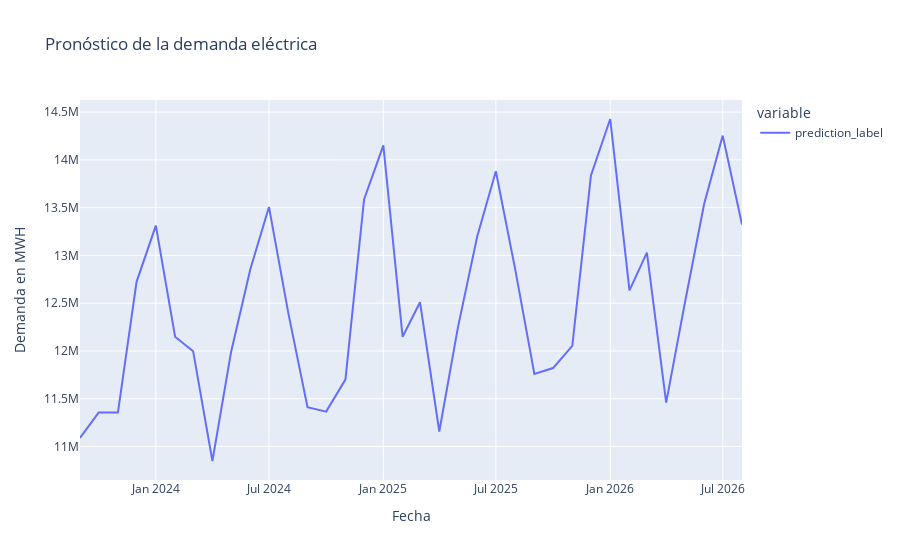

The notebook cell saved with this chart:
### Code cell
fig = px.line(predictions_future, x=predictions_future.fecha, y=["prediction_label"], title="Pronóstico de la demanda eléctrica")
fig.update_xaxes(title_text='Fecha')  # Etiqueta y ubicación de los ticks en el eje x
fig.update_yaxes(title_text='Demanda en MWH')  # Etiqueta y ubicación de los ticks en el eje y
fig.show()

### Figure 1 — Plotly figure (JSON) as saved in the notebook; plotly's stock layout.template omitted (floating-point values rounded to 4 significant figures)
{"data": [{"hovertemplate": "variable=prediction_label<br>fecha=%{x}<br>value=%{y}<extra></extra>", "legendgroup": "prediction_label", "line": {"color": "#636efa", "dash": "solid"}, "marker": {"symbol": "circle"}, "mode": "lines", "name": "prediction_label", "orientation": "v", "showlegend": true, "type": "scatter", "x": ["2023-09-01T00:00:00", "2023-10-01T00:00:00", "2023-11-01T00:00:00", "2023-12-01T00:00:00", "2024-01-01T00:00:00", "2024-02-01T00:00:00", "2024-03-01T00:00:00", "2024-04-01T00:00:00", "2024-05-01T00:00:00", "2024-06-01T00:00:00", "2024-07-01T00:00:00", "2024-08-01T00:00:00", "2024-09-01T00:00:00", "2024-10-01T00:00:00", "2024-11-01T00:00:00", "2024-12-01T00:00:00", "2025-01-01T00:00:00", "2025-02-01T00:00:00", "2025-03-01T00:00:00", "2025-04-01T00:00:00", "2025-05-01T00:00:00", "2025-06-01T00:00:00", "2025-07-01T00:00:00", "2025-08-01T00:00:00", "2025-09-01T00:00:00", "2025-10-01T00:00:00", "2025-11-01T00:00:00", "2025-12-01T00:00:00", "2026-01-01T00:00:00", "2026-02-01T00:00:00", "2026-03-01T00:00:00", "2026-04-01T00:00:00", "2026-05-01T00:00:00", "2026-06-01T00:00:00", "2026-07-01T00:00:00", "2026-08-01T00:00:00"], "xaxis": "x", "y": [11090000.0, 11360000.0, 11360000.0, 12720000.0, 13310000.0, 12150000.0, 12000000.0, 10850000.0, 11990000.0, 12860000.0, 13510000.0, 12400000.0, 11410000.0, 11370000.0, 11700000.0, 13590000.0, 14150000.0, 12150000.0, 12510000.0, 11160000.0, 12250000.0, 13200000.0, 13880000.0, 12860000.0, 11760000.0, 11820000.0, 12050000.0, 13840000.0, 14430000.0, 12630000.0, 13030000.0, 11460000.0, 12500000.0, 13540000.0, 14250000.0, 13320000.0], "yaxis": "y"}], "layout": {"legend": {"title": {"text": "variable"}, "tracegroupgap": 0}, "title": {"text": "Pronóstico de la demanda eléctrica"}, "xaxis": {"anchor": "y", "domain": [0, 1], "title": {"text": "Fecha"}}, "yaxis": {"anchor": "x", "domain": [0, 1], "title": {"text": "Demanda en MWH"}}}}
